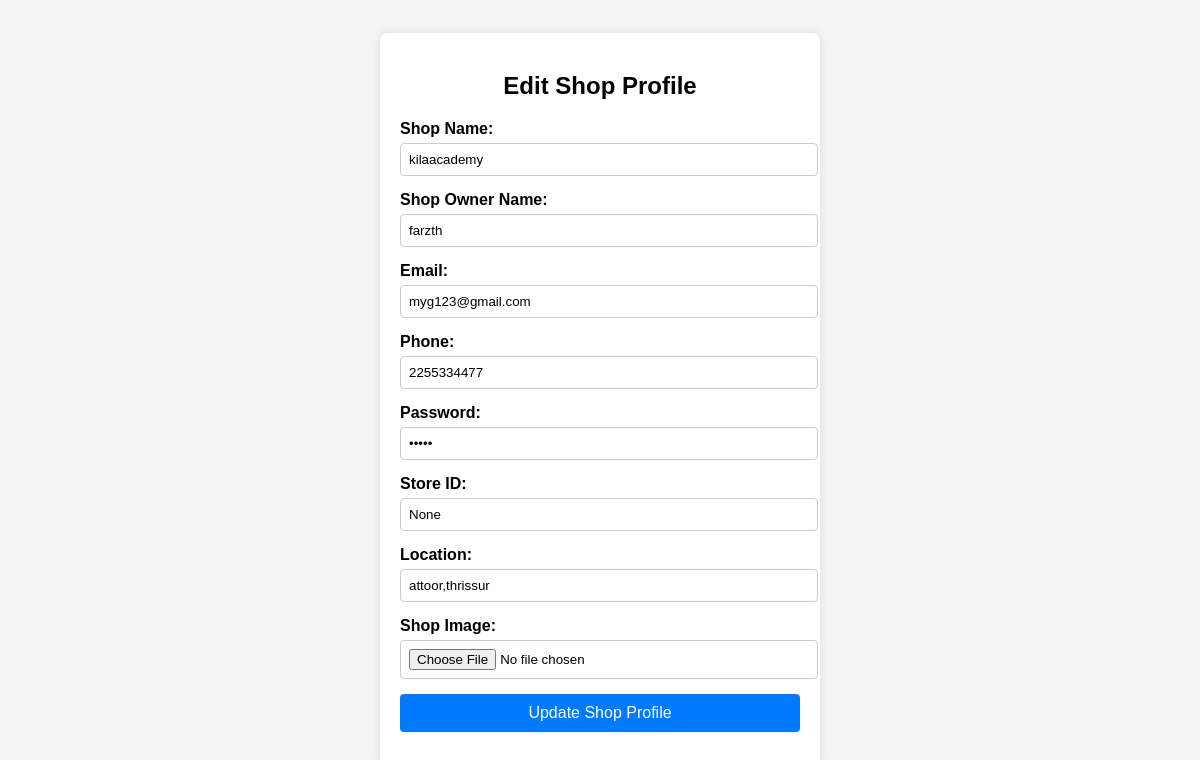
The app's page /shoplistedit/5/ with its own data.
### app/models.py (models this page shows, shortened)
class shopregister(models.Model):
    shopname=models.CharField(max_length=50,null=True,blank=False)
    shopownername=models.CharField(max_length=50,null=True,blank=False)
    email=models.EmailField(unique=True,null=True,blank=False)
    phone=models.IntegerField(null=True,blank=True)
    storeid=models.CharField(max_length=50,null=True,blank=False,unique=True)
    password=models.CharField(max_length=8,null=True,blank=True)
    image=models.ImageField(upload_to='shop/',null=True,blank=True)
    location=models.CharField(max_length=50,null=True,blank=False)

### app/views.py (the view, shortened to what this page needs)
# urls.py: path('shoplistedit/<uid>/', views.shopslist_editprofile, name='shoplistedit'),
def shopslist_editprofile(request,uid):
    try:
        shop=shopregister.objects.get(id=uid)
    except  :
        return redirect('shoplistedit')
    return render(request,'editshops.html',{'shop':shop})

### app/templates/editshops.html (shortened to what this page needs)
<!DOCTYPE html>
<html lang="en">
<head>
</head>
<body>
    <div class="form-container">
        <h2>Edit Shop Profile</h2>
        <form method="POST" enctype="multipart/form-data">
            <div class="form-group">
                <label for="shopname">Shop Name:</label>
                <input type="text" id="shopname" name="shopname" value="{{ shop.shopname }}" required>
            </div>
            <div class="form-group">
                <label for="shopownername">Shop Owner Name:</label>
                <input type="text" id="shopownername" name="shopownername" value="{{ shop.shopownername }}" required>
            </div>
            <div class="form-group">
                <label for="email">Email:</label>
                <input type="email" id="email" name="email" value="{{ shop.email }}" required>
            </div>
            <div class="form-group">
                <label for="phone">Phone:</label>
                <input type="text" id="phone" name="phone" value="{{ shop.phone }}" required>
            </div>
            <div class="form-group">
                <label for="password">Password:</label>
                <input type="password" id="password" name="password" value="{{ shop.password }}" required>
            </div>
            <div class="form-group">
                <label for="storeid">Store ID:</label>
                <input type="text" id="storeid" name="storeid" value="{{ shop.storeid }}" required>
            </div>
            <div class="form-group">
                <label for="location">Location:</label>
                <input type="text" id="location" name="location" value="{{ shop.location }}" required>
            </div>
            <div class="form-group">
                <label for="image">Shop Image:</label>
                <input type="file" id="image" name="image">
            </div>
            <div class="form-group">
                <button type="submit">Update Shop Profile</button>
            </div>
        </form>
    </div>
</body>
</html>

### app/templates/editshops.html (style rules this page uses)
body { font-family: Arial, sans-serif; margin: 0; padding: 0; display: flex; justify-content: center; align-items: center; height: 100vh; background-color: #f4f4f4; }
.form-container { background-color: #ffffff; padding: 20px; border-radius: 8px; box-shadow: 0px 0px 10px rgba(0, 0, 0, 0.1); width: 400px; }
.form-container h2 { text-align: center; margin-bottom: 20px; }
.form-group { margin-bottom: 15px; }
.form-group label { display: block; font-weight: bold; margin-bottom: 5px; }
.form-group input[type="text"], .form-group input[type="email"], .form-group input[type="password"], .form-group input[type="file"] { width: 100%; padding: 8px; border: 1px solid #ccc; border-radius: 4px; }
.form-group button { width: 100%; padding: 10px; background-color: #007bff; color: #fff; border: none; border-radius: 4px; cursor: pointer; font-size: 16px; }

### records on screen
shopregister: shopname "kilaacademy", shopownername "farzth", email "myg123@gmail.com", phone "2255334477", storeid "None", location "attoor,thrissur"
